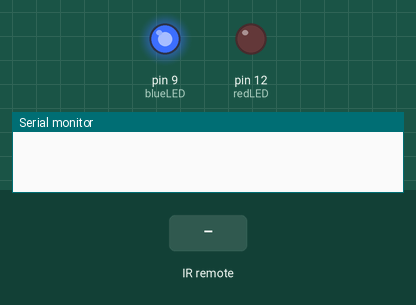
The sketch below on a simulated Arduino Uno, built with avr-gcc and run on an emulated ATmega328P. Shown: output pins drawn as LEDs (lit = HIGH), the last lines printed to the serial monitor. Dashed ring = blinking. Inputs (shaded band) come from the test bench.

Above: at 1.2 s.
1.3 s: infrared code 0x18E758A7 received
At 1.7 s:
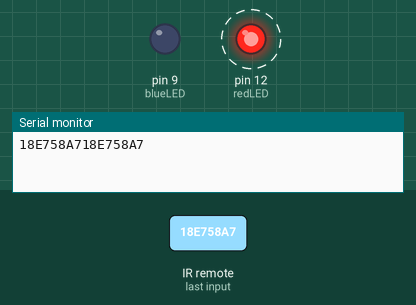
4.3 s: infrared code 0xFF18E7 received
Timing chart, 0 to 7.3 s (numbered marks = the images above; inputs shaded):
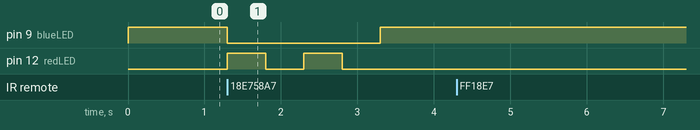

The sketch:

lasertag.ino
```cpp
#include <boarddefs.h>
#include <IRremote.h>
#include <IRremoteInt.h>
#include <ir_Lego_PF_BitStreamEncoder.h>

int redLED = 12;  //initialize all pin on vest and the Ir sensor
int blueLED = 9;
int RECV_PIN = 5;
IRrecv irrecv(RECV_PIN);
decode_results results;

#define BUTTON_1 0x18E758A7 // define the button ir code in hexadecimal
#define BUTTON_2 0xFF18E7
void setup()
{
  pinMode(redLED, OUTPUT);  //set the pinmode of the led and start the serial monitor and sensor
  pinMode(blueLED, OUTPUT);
  irrecv.enableIRIn();
  Serial.begin(9600);
  digitalWrite(blueLED, HIGH);
}
void loop() {

  if(irrecv.decode(&results)){  //if the sensor see something

    Serial.print(results.value, HEX); //print the value in hexadecimal value
    if (results.value == BUTTON_1)  // if someone shoot you then:
    {
      Serial.print(results.value, HEX);
     digitalWrite(blueLED, LOW); // make the two led flash

      digitalWrite(redLED, HIGH);
      delay(500);
      digitalWrite(redLED, LOW);
      delay(500);
      digitalWrite(redLED, HIGH);
      delay(500);
      digitalWrite(redLED, LOW);
      delay(500);
      digitalWrite(blueLED, HIGH);
    }

    else{
      Serial.print("Rien"); //else print RIEN
      }

    irrecv.resume();  // Restart the sensor
  }
  }
```

Measured:
- after the input at 1.3 s, pin 9 (blueLED): HIGH → LOW at once, → HIGH 2.0 s later; pin 12 (redLED): alternates HIGH for 0.50 s and LOW for 0.50 s, 4 changes in all, then stays LOW, starting at once
